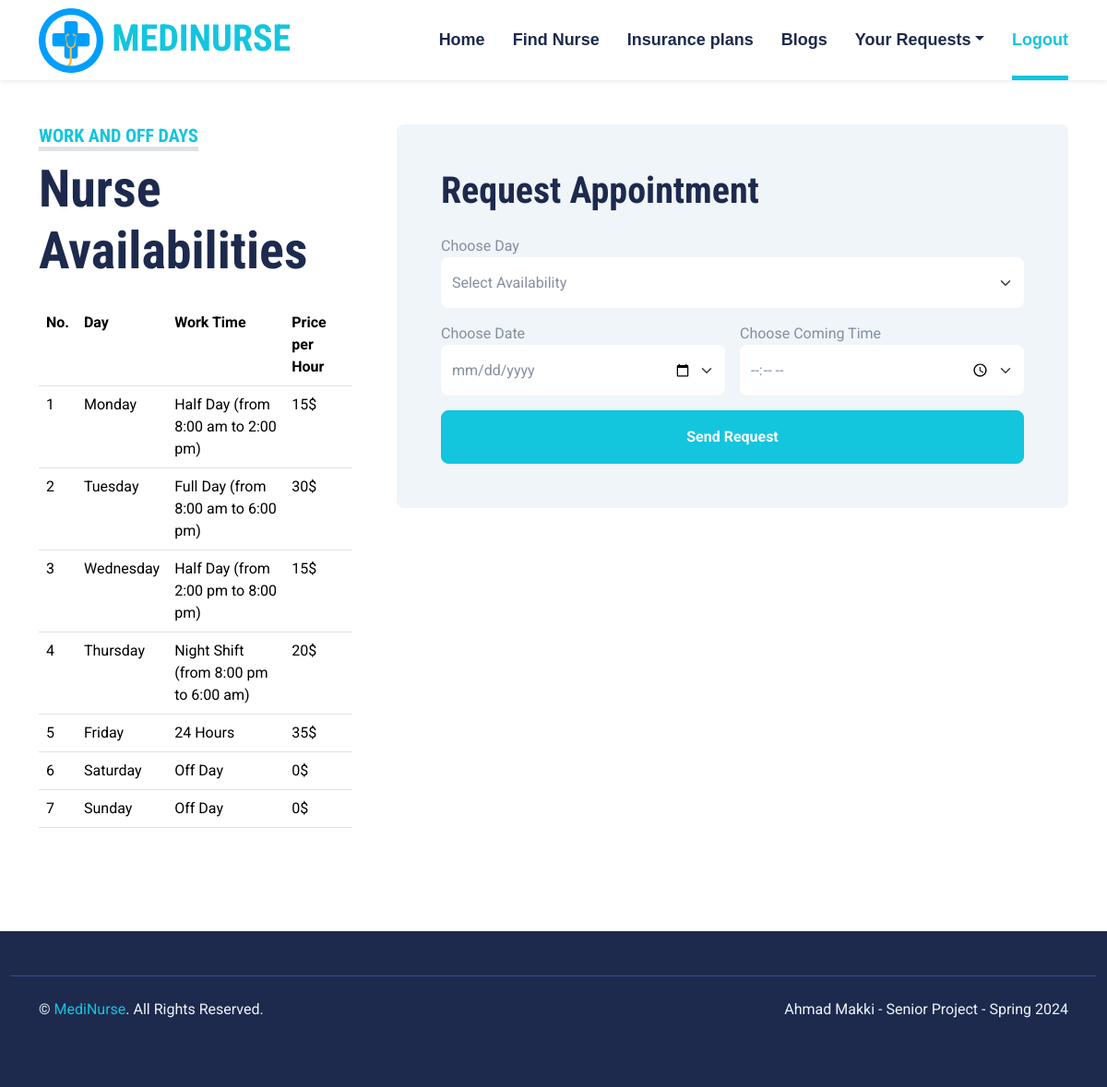
The app's page /patients/request-appointment.php?id=165 with its own data.
### tables this page shows
CREATE TABLE IF NOT EXISTS `availability` (
  `availabilityID` int(11) NOT NULL AUTO_INCREMENT,
  `day` varchar(100) NOT NULL,
  `work_time` varchar(100) NOT NULL,
  `price_per_hour` int(11) NOT NULL,
  `nurseID` int(11) NOT NULL,
  PRIMARY KEY (`availabilityID`)
);

### patients/request-appointment.php (the view, shortened to what this page needs)
<?php include "head.php"; ?>
<body>
<?php include "navbar.php"; ?>
<div class="container-fluid py-5">
        <div class="container">
            <div class="row gx-5">
                <div class="col-lg-4 mb-5 mb-lg-0">
                    <div class="mb-4">
                        <h5 class="d-inline-block text-primary text-uppercase border-bottom border-5">Work and Off Days</h5>
                        <h1 class="display-4">Nurse Availabilities</h1>
                    </div>
                    <table class="table table-hover" style="color:black">
			<tr>
				<th>No.</th>
				<th>Day</th>
				<th>Work Time</th>
				<th>Price per Hour</th>
			</tr>
<?php
$nid = $_GET['id'];
$result = mysqli_query($con,"SELECT * FROM availability WHERE nurseID='$nid' ORDER BY availabilityID asc");
if(mysqli_num_rows($result)>0){  $n=1;
while($row = mysqli_fetch_array($result)){
?>
				<td><?php echo $n ?></td>
                <td><?php echo $row['day'] ?></td>
                <td><?php echo $row['work_time'] ?></td>
                <td><?php echo $row['price_per_hour'] ?>$</td>
                <?php $n++; }} else {echo "No Availability Found";}?>
		    </table>
            </div>
                <div class="col-lg-8">
                    <div class="bg-light  rounded p-5">
                        <h1 class="mb-4">Request Appointment</h1>
                        <form action="save-appointment.php?id=<?php echo $nid ?>" method="POST">
                            <div class="row g-3">
                                <div class="col-12 col-sm-12">
                                    <label>Choose Day</label>
                                    <select name="availability" class="form-select bg-white border-0" style="height: 55px;" required>
                                        <option value="">Select Availability</option>
                                    </select>
                                </div>
                                <div class="col-12 col-sm-6">
                                    <label>Choose Date</label>
                                    <input name="date" type="date" class="form-select bg-white border-0" style="height: 55px;" required>
                                </div>
                                <div class="col-12 col-sm-6">
                                    <label>Choose Coming Time</label>
                                    <input name="coming_time" type="time" class="form-select bg-white border-0" style="height: 55px;" required>
                                </div>
                                <div class="col-12">
                                    <button class="btn btn-primary w-100 py-3" type="submit">Send Request </button>
                                </div>
                            </div>
                        </form>
                    </div>
                </div>
            </div>
        </div>
    </div>
    <?php include "footer.php"; ?>

### css/style.css (style rules this page uses)
:root { --primary: #13C5DD; --secondary: #354F8E; --light: #EFF5F9; --dark: #1D2A4D; }
.btn { font-weight: 700; transition: .5s; }
.btn-primary { color: #FFFFFF; }

### records on screen
availability: day "Monday", work_time "Half Day (from 8:00 am to 2:00 pm)", price_per_hour "15"
availability: day "Tuesday", work_time "Full Day (from 8:00 am to 6:00 pm)", price_per_hour "30"
availability: day "Wednesday", work_time "Half Day (from 2:00 pm to 8:00 pm)", price_per_hour "15"
availability: day "Thursday", work_time "Night Shift (from 8:00 pm to 6:00 am)", price_per_hour "20"
availability: day "Friday", work_time "24 Hours", price_per_hour "35"
availability: day "Saturday", work_time "Off Day", price_per_hour "0"
availability: day "Sunday", work_time "Off Day", price_per_hour "0"
